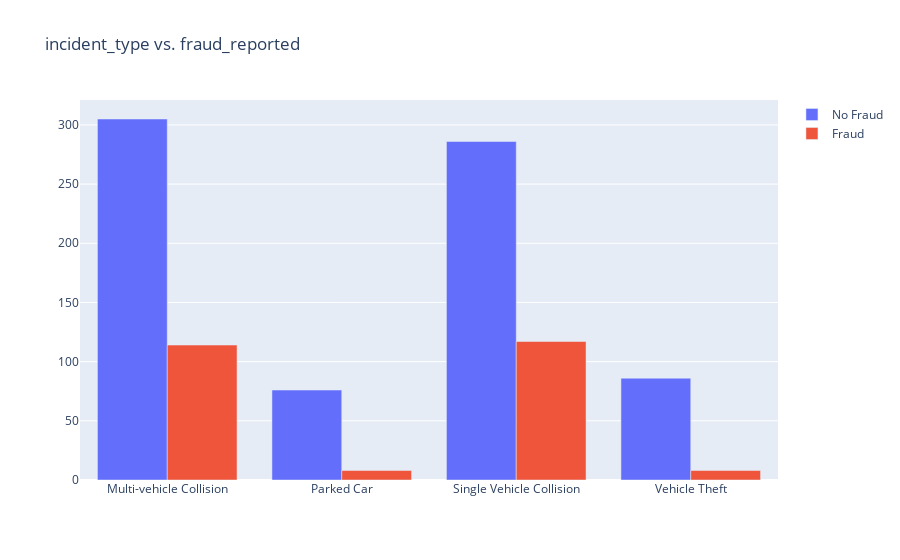

The notebook cell this image was saved under:
### Code cell
vis_data(df, 'incident_type')

### Figure 1 — Plotly figure (JSON) as saved in the notebook; plotly's stock layout.template omitted (floating-point values rounded to 4 significant figures)
{"data": [{"name": "No Fraud", "type": "bar", "x": ["Multi-vehicle Collision", "Parked Car", "Single Vehicle Collision", "Vehicle Theft"], "y": [305, 76, 286, 86]}, {"name": "Fraud", "type": "bar", "x": ["Multi-vehicle Collision", "Parked Car", "Single Vehicle Collision", "Vehicle Theft"], "y": [114, 8, 117, 8]}], "layout": {"barmode": "group", "title": {"text": "incident_type vs. fraud_reported"}}}
